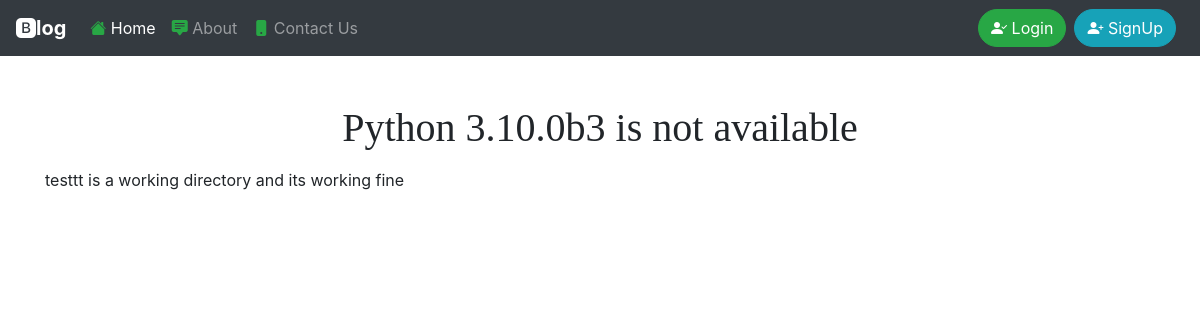
Screenshot of /blog/python-3100b3-is-available3791 with the database file from the repository.
### home/models.py (models this page shows, shortened)
class Blog(models.Model):
    title = models.CharField(max_length=50)
    desc = models.TextField()
    title_slug = models.SlugField(unique=True, default=uuid.uuid1)
    user = models.ForeignKey(settings.AUTH_USER_MODEL,
                             on_delete=models.CASCADE, default='pk')
    timestamp = models.DateTimeField(default=timezone.now)

### home/views.py (the view)
# urls.py: path('blog/<str:slug>', views.singleBlog),
def singleBlog(request, slug):
    blog = Blog.objects.get(title_slug=slug)
    data = {'data': blog}
    return render(request, 'blog.html', data)

### templates/blog.html (shortened to what this page needs)
{% extends 'base.html' %}
{% block body %}
<div class="container my-5">
    <h1 class="text-center my-3"> {{ data.title }} </h1>
    <p> {{data.desc}} </p>
</div>
{% endblock body %}

### templates/base.html (style rules this page uses)
h1, h2, h3, h4, h5, h6 { font-family: "Playfair Display", Georgia, "Times New Roman", serif; }

### rows the page displays
Blog: title "Python 3.10.0b3 is not available", desc "testtt is a working directory and its working fine"
